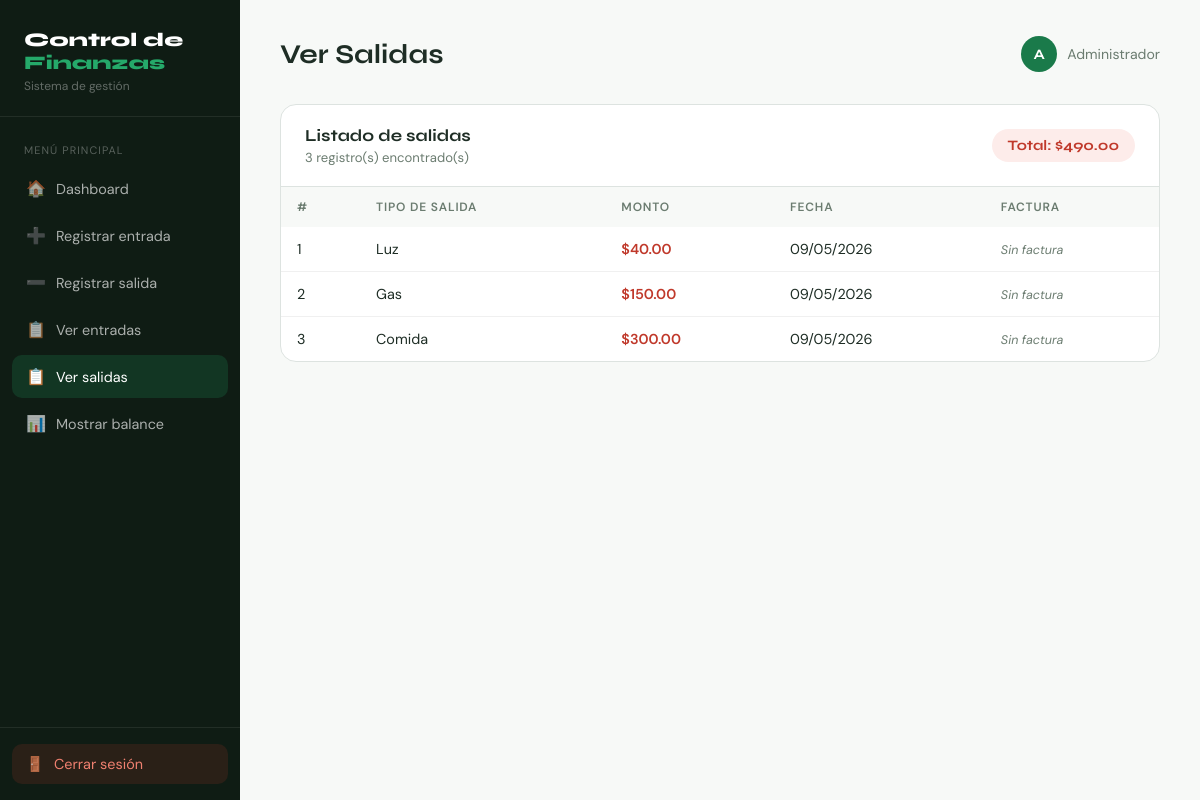
The page /ver_salidas.php (signed in) on the database its author committed.
### tables this page shows
CREATE TABLE IF NOT EXISTS salidas (
  id            INT            NOT NULL AUTO_INCREMENT,
  tipo_salida   VARCHAR(100)   NOT NULL,
  monto         DECIMAL(10,2)  NOT NULL,
  fecha         DATE           NOT NULL,
  factura       VARCHAR(255)   DEFAULT NULL,
  creado_en     DATETIME       NOT NULL DEFAULT CURRENT_TIMESTAMP,
  PRIMARY KEY (id)
);

### classes/Conexion.php (called while the page is built, shortened)
<?php
class Conexion {
    private static $instancia = null;
    private $host     = '127.0.0.1';
    private $dbname   = 'finanzas_db';
    private $usuario  = 'root';
    private $password = '';
    private $charset  = 'utf8mb4';
    private function __construct() {
        $dsn = "mysql:host={$this->host};port=3307;dbname={$this->dbname};charset={$this->charset}";
        $opciones = [
            PDO::ATTR_ERRMODE            => PDO::ERRMODE_EXCEPTION,
            PDO::ATTR_DEFAULT_FETCH_MODE => PDO::FETCH_ASSOC,
            PDO::ATTR_EMULATE_PREPARES   => false,
        ];
        try {
            $this->pdo = new PDO($dsn, $this->usuario, $this->password, $opciones);
        } catch (PDOException $e) {
            die("Error de conexión a la BD: " . $e->getMessage());
        }
    }
    public static function obtener() {
        if (self::$instancia == null) {
            self::$instancia = new self();
        }
        return self::$instancia->pdo;
    }
}
?>

### classes/Salidas.php (called while the page is built, shortened)
<?php
require_once 'Conexion.php';
class Salidas {
    private $pdo;
    public function __construct() {
        $this->pdo = Conexion::obtener();
    }
    public function obtenerTodas() {
        $sql = "SELECT * FROM salidas ORDER BY fecha DESC";
        $stmt = $this->pdo->query($sql);
        return $stmt->fetchAll();
    }
    public function totalSalidas() {
        $sql = "SELECT SUM(monto) as total FROM salidas";
        $stmt = $this->pdo->query($sql);
        $resultado = $stmt->fetch();
        return $resultado['total'] ? $resultado['total'] : 0;
    }
}
?>

### ver_salidas.php (the view, shortened to what this page needs)
<?php
require_once 'classes/Salidas.php';
$salidas = new Salidas();
$lista   = $salidas->obtenerTodas();
$total   = $salidas->totalSalidas();
?>
<!DOCTYPE html>
<html lang="es">
<head>
</head>
<body>
<?php include 'includes/sidebar.php'; ?>
<main class="main">
  <div class="topbar">
    <h1>Ver Salidas</h1>
    <div class="usuario">
      <div class="avatar"><?= strtoupper(substr($_SESSION['usuario_nombre'], 0, 1)) ?></div>
      <?= htmlspecialchars($_SESSION['usuario_nombre']) ?>
    </div>
  </div>
  <div class="tabla-card">
    <div class="tabla-header">
      <div>
        <h2>Listado de salidas</h2>
        <p><?= count($lista) ?> registro(s) encontrado(s)</p>
      </div>
      <div class="total-badge s">Total: $<?= number_format($total, 2) ?></div>
    </div>
    <?php if (empty($lista)): ?>
      <div class="vacio">No hay salidas registradas aún.</div>
    <?php else: ?>
      <div class="tabla-scroll">
        <table>
          <thead>
            <tr>
              <th>#</th>
              <th>Tipo de salida</th>
              <th>Monto</th>
              <th>Fecha</th>
              <th>Factura</th>
            </tr>
          </thead>
          <tbody>
            <?php foreach ($lista as $i => $s): ?>
            <tr>
              <td><?= $i + 1 ?></td>
              <td><?= htmlspecialchars($s['tipo_salida']) ?></td>
              <td class="monto-s">$<?= number_format($s['monto'], 2) ?></td>
              <td><?= date('d/m/Y', strtotime($s['fecha'])) ?></td>
              <td>
                <?php if ($s['factura']): ?>
                  <img src="<?= htmlspecialchars($s['factura']) ?>"
                       alt="Factura"
                       class="thumb"
                       onclick="abrirModal('<?= htmlspecialchars($s['factura']) ?>')">
                <?php else: ?>
                  <span class="sin-factura">Sin factura</span>
                <?php endif; ?>
              </td>
            </tr>
            <?php endforeach; ?>
          </tbody>
        </table>
      </div>
    <?php endif; ?>
  </div>
</main>
</body>
</html>

### rows shown on the page
salidas: tipo_salida "Luz", monto "40.00", fecha "09/05/2026", shows "Sin factura"
salidas: tipo_salida "Gas", monto "150.00", fecha "09/05/2026", shows "Sin factura"
salidas: tipo_salida "Comida", monto "300.00", fecha "09/05/2026", shows "Sin factura"

### other values the page prints
substr($_SESSION['usuario_nombre'], 0, 1) "A"
$_SESSION['usuario_nombre'] "Administrador"
count($lista) "3"
$total "490.00"
